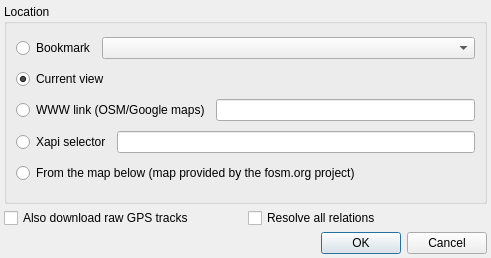
<?xml version="1.0" encoding="UTF-8"?>
<ui version="4.0">
 <class>DownloadMapDialog</class>
 <widget class="QDialog" name="DownloadMapDialog">
  <property name="geometry">
   <rect>
    <x>0</x>
    <y>0</y>
    <width>491</width>
    <height>258</height>
   </rect>
  </property>
  <property name="windowTitle">
   <string>Download</string>
  </property>
  <layout class="QVBoxLayout">
   <property name="spacing">
    <number>4</number>
   </property>
   <property name="margin">
    <number>4</number>
   </property>
   <item>
    <widget class="QGroupBox" name="groupBox">
     <property name="sizePolicy">
      <sizepolicy hsizetype="Preferred" vsizetype="Expanding">
       <horstretch>0</horstretch>
       <verstretch>0</verstretch>
      </sizepolicy>
     </property>
     <property name="title">
      <string>Location</string>
     </property>
     <layout class="QVBoxLayout" name="verticalLayout">
      <item>
       <layout class="QHBoxLayout">
        <item>
         <widget class="QRadioButton" name="FromBookmark">
          <property name="text">
           <string>Bookmark</string>
          </property>
         </widget>
        </item>
        <item>
         <widget class="QComboBox" name="Bookmarks">
          <property name="enabled">
           <bool>true</bool>
          </property>
          <property name="sizePolicy">
           <sizepolicy hsizetype="Expanding" vsizetype="Fixed">
            <horstretch>0</horstretch>
            <verstretch>0</verstretch>
           </sizepolicy>
          </property>
         </widget>
        </item>
       </layout>
      </item>
      <item>
       <widget class="QRadioButton" name="FromView">
        <property name="text">
         <string>Current view</string>
        </property>
        <property name="checked">
         <bool>true</bool>
        </property>
       </widget>
      </item>
      <item>
       <layout class="QHBoxLayout">
        <item>
         <widget class="QRadioButton" name="FromLink">
          <property name="text">
           <string>WWW link (OSM/Google maps)</string>
          </property>
         </widget>
        </item>
        <item>
         <widget class="QLineEdit" name="Link"/>
        </item>
       </layout>
      </item>
      <item>
       <layout class="QHBoxLayout" name="horizontalLayout_2">
        <item>
         <widget class="QRadioButton" name="FromXapi">
          <property name="text">
           <string>Xapi selector</string>
          </property>
         </widget>
        </item>
        <item>
         <widget class="QLineEdit" name="edXapiUrl"/>
        </item>
       </layout>
      </item>
      <item>
       <widget class="QRadioButton" name="FromMap">
        <property name="text">
<!--         <string>From the map below (map provided by the OpenStreetMap project)</string>  -->
         <string>From the map below (map provided by the fosm.org project)</string>
        </property>
       </widget>
      </item>
     </layout>
    </widget>
   </item>
   <item>
    <layout class="QHBoxLayout" name="horizontalLayout">
     <item>
      <widget class="QCheckBox" name="IncludeTracks">
       <property name="text">
        <string>Also download raw GPS tracks</string>
       </property>
      </widget>
     </item>
     <item>
      <widget class="QCheckBox" name="ResolveRelations">
       <property name="text">
        <string>Resolve all relations</string>
       </property>
      </widget>
     </item>
    </layout>
   </item>
   <item>
    <widget class="QDialogButtonBox" name="buttonBox">
     <property name="orientation">
      <enum>Qt::Horizontal</enum>
     </property>
     <property name="standardButtons">
      <set>QDialogButtonBox::Cancel|QDialogButtonBox::Ok</set>
     </property>
    </widget>
   </item>
  </layout>
 </widget>
 <resources/>
 <connections>
  <connection>
   <sender>buttonBox</sender>
   <signal>accepted()</signal>
   <receiver>DownloadMapDialog</receiver>
   <slot>accept()</slot>
   <hints>
    <hint type="sourcelabel">
     <x>228</x>
     <y>296</y>
    </hint>
    <hint type="destinationlabel">
     <x>241</x>
     <y>175</y>
    </hint>
   </hints>
  </connection>
  <connection>
   <sender>buttonBox</sender>
   <signal>rejected()</signal>
   <receiver>DownloadMapDialog</receiver>
   <slot>reject()</slot>
   <hints>
    <hint type="sourcelabel">
     <x>284</x>
     <y>296</y>
    </hint>
    <hint type="destinationlabel">
     <x>283</x>
     <y>187</y>
    </hint>
   </hints>
  </connection>
  <connection>
   <sender>Bookmarks</sender>
   <signal>highlighted(int)</signal>
   <receiver>FromBookmark</receiver>
   <slot>toggle()</slot>
   <hints>
    <hint type="sourcelabel">
     <x>372</x>
     <y>56</y>
    </hint>
    <hint type="destinationlabel">
     <x>75</x>
     <y>56</y>
    </hint>
   </hints>
  </connection>
  <connection>
   <sender>Link</sender>
   <signal>textEdited(QString)</signal>
   <receiver>FromLink</receiver>
   <slot>toggle()</slot>
   <hints>
    <hint type="sourcelabel">
     <x>386</x>
     <y>125</y>
    </hint>
    <hint type="destinationlabel">
     <x>89</x>
     <y>125</y>
    </hint>
   </hints>
  </connection>
  <connection>
   <sender>Bookmarks</sender>
   <signal>activated(int)</signal>
   <receiver>FromBookmark</receiver>
   <slot>toggle()</slot>
   <hints>
    <hint type="sourcelabel">
     <x>372</x>
     <y>56</y>
    </hint>
    <hint type="destinationlabel">
     <x>75</x>
     <y>56</y>
    </hint>
   </hints>
  </connection>
 </connections>
</ui>
